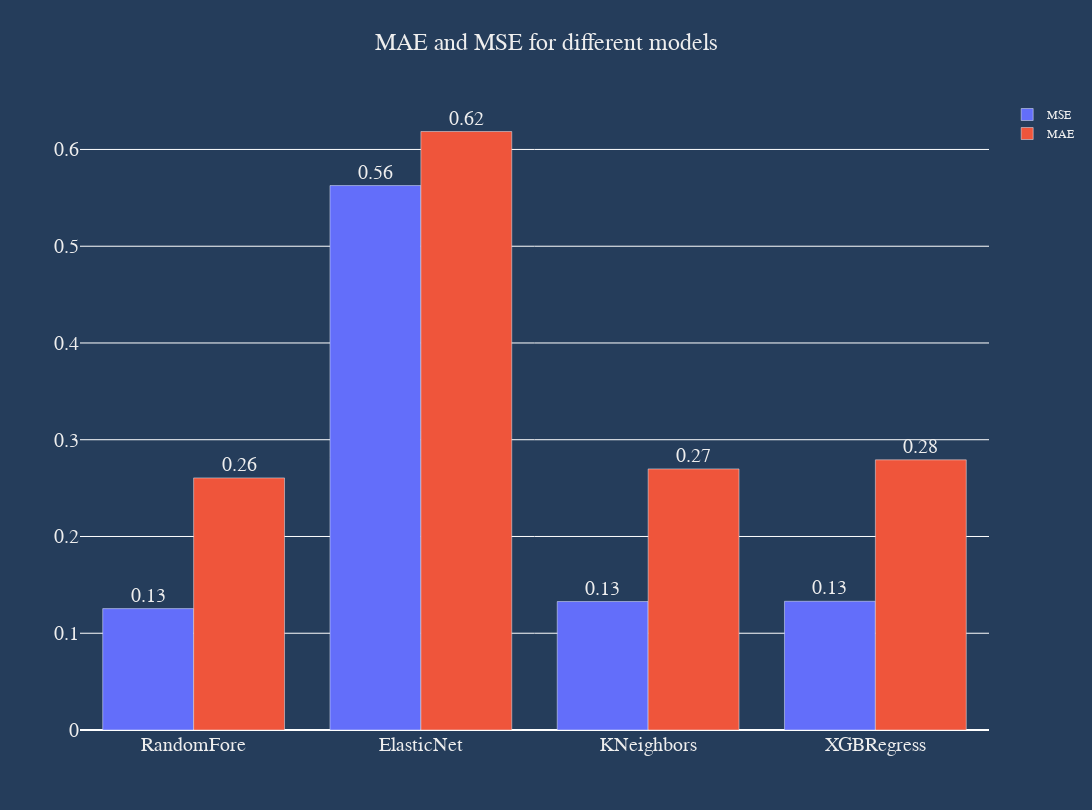

Source (notebook cell):
### Code cell
fig = go.Figure(data=[
    go.Bar(name='MSE', x=df_models.Algorithm, y=df_models.MSE, text=df_models.MSE, textposition='auto'),
    go.Bar(name='MAE', x=df_models.Algorithm, y=df_models.MAE,  text=df_models.MAE, textposition='auto')
])
fig.update_traces(textfont_size=20,texttemplate='%{text:.2f}', textposition='outside')
fig.update_layout(height=810, width=1440,uniformtext_minsize=15,plot_bgcolor = background_color,paper_bgcolor= background_color,
                  font = dict(color='#EEEEEE', family= "monospace"),yaxis = dict(tickfont = dict(size=20)),xaxis = dict(tickfont = dict(size=20)),
                  title={
                      "text":"MAE and MSE for different models",
                      "x":0.5,
                      "xanchor": "center",
                      "font": {"size": 24, "color": "#EEEEEE", "family": "monospace"}} )

### Figure 1 — Plotly figure (JSON) as saved in the notebook; plotly's stock layout.template omitted (floating-point values rounded to 4 significant figures)
{"data": [{"name": "MSE", "text": [0.1255, 0.5627, 0.1328, 0.133], "textfont": {"size": 20}, "textposition": "outside", "texttemplate": "%{text:.2f}", "type": "bar", "x": ["RandomFore", "ElasticNet", "KNeighbors", "XGBRegress"], "y": [0.1255, 0.5627, 0.1328, 0.133]}, {"name": "MAE", "text": [0.2605, 0.6186, 0.2698, 0.2792], "textfont": {"size": 20}, "textposition": "outside", "texttemplate": "%{text:.2f}", "type": "bar", "x": ["RandomFore", "ElasticNet", "KNeighbors", "XGBRegress"], "y": [0.2605, 0.6186, 0.2698, 0.2792]}], "layout": {"font": {"color": "#EEEEEE", "family": "monospace"}, "height": 810, "paper_bgcolor": "#253D5B", "plot_bgcolor": "#253D5B", "title": {"font": {"color": "#EEEEEE", "family": "monospace", "size": 24}, "text": "MAE and MSE for different models", "x": 0.5, "xanchor": "center"}, "uniformtext": {"minsize": 15}, "width": 1440, "xaxis": {"autorange": true, "range": [-0.5, 3.5], "tickfont": {"size": 20}, "type": "category"}, "yaxis": {"autorange": true, "range": [0, 0.6511], "tickfont": {"size": 20}, "type": "linear"}}}
